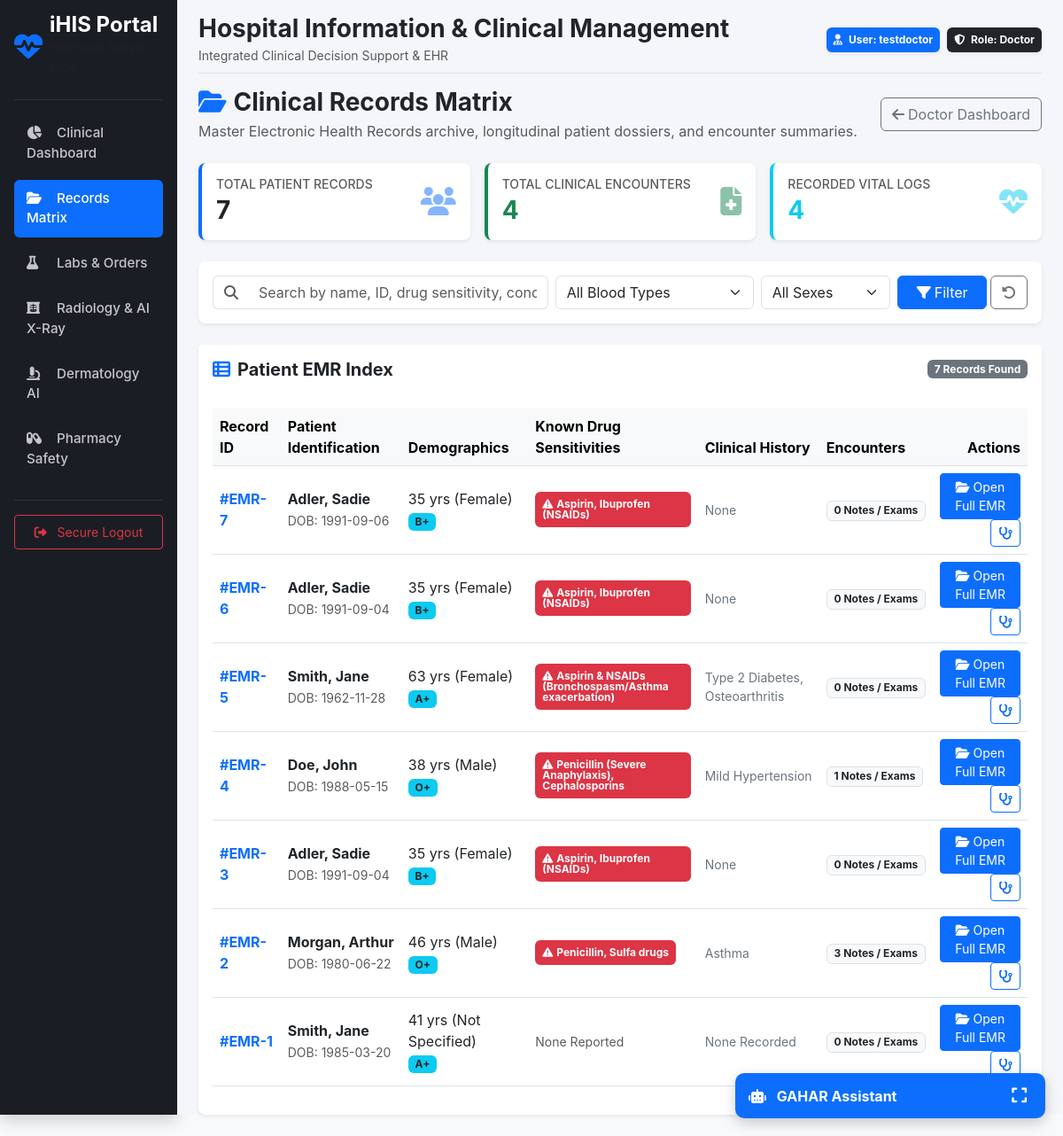
Before: /clinical/records (signed in) with the older database file.
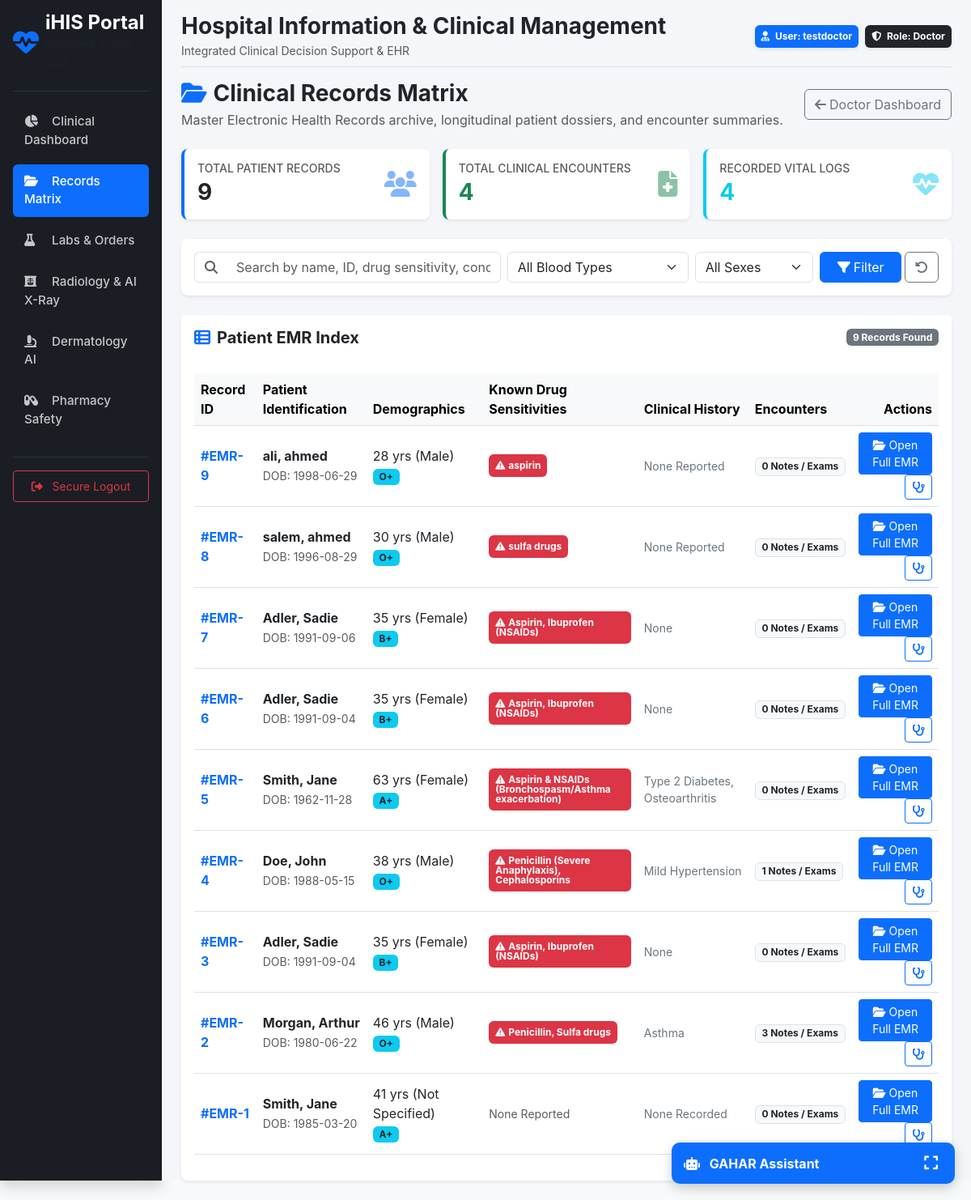
After: the same page with the newer database file.
### models/patient.py (models this page shows, shortened)
class Patient(db.Model):
    __tablename__ = 'patients'
    id = db.Column(db.Integer, primary_key=True)
    user_id = db.Column(db.Integer, db.ForeignKey('users.id'), unique=True, nullable=False)
    first_name = db.Column(db.String(100), nullable=False)
    last_name = db.Column(db.String(100), nullable=False, index=True)
    date_of_birth = db.Column(db.Date, nullable=False)
    gender = db.Column(db.String(20), default='Not Specified')  # Male, Female, Other
    blood_type = db.Column(db.String(5))
    phone = db.Column(db.String(30), nullable=True)
    allergies = db.Column(db.Text)               # General allergies (e.g. latex, dust, peanuts)
    drug_sensitivities = db.Column(db.Text)      # Specific drug sensitivities & adverse reactions
    chronic_diseases = db.Column(db.Text)
    created_at = db.Column(db.DateTime, default=datetime.utcnow)
    updated_at = db.Column(db.DateTime, default=datetime.utcnow, onupdate=datetime.utcnow)
    is_deleted = db.Column(db.Boolean, default=False, nullable=False)
    user = db.relationship('User', backref=db.backref('patient_profile', uselist=False))
    vital_signs = db.relationship('VitalSigns', backref='patient', lazy=True, order_by='desc(VitalSigns.recorded_at)')
    medical_records = db.relationship('MedicalRecord', backref='patient', lazy=True, order_by='desc(MedicalRecord.created_at)')
    lab_orders = db.relationship('LabOrder', backref='patient', lazy=True, order_by='desc(LabOrder.created_at)')
    radiology_orders = db.relationship('RadiologyOrder', backref='patient', lazy=True, order_by='desc(RadiologyOrder.created_at)')
    prescriptions = db.relationship('Prescription', backref='patient', lazy=True, order_by='desc(Prescription.created_at)')
    @property
    def age(self):
        if not self.date_of_birth:
            return "N/A"
        today = date.today()
        calculated_age = today.year - self.date_of_birth.year - ((today.month, today.day) < (self.date_of_birth.month, self.date_of_birth.day))
        return calculated_age

### routes/clinical.py (the view, shortened to what this page needs)
@clinical_bp.route('/records')
@login_required
@roles_required('Doctor', 'Admin', 'Dentist', 'Rehab Therapist')
def records_matrix():
    search_query = request.args.get('q', '').strip()
    blood_filter = request.args.get('blood_type', 'all')
    gender_filter = request.args.get('gender', 'all')
    query = Patient.query.filter_by(is_deleted=False)
    if blood_filter != 'all':
        query = query.filter_by(blood_type=blood_filter)
    if gender_filter != 'all':
        query = query.filter_by(gender=gender_filter)
    patients = query.order_by(Patient.created_at.desc()).all()
    total_patients = Patient.query.filter_by(is_deleted=False).count()
    total_records = MedicalRecord.query.filter_by(is_deleted=False).count()
    total_vitals = VitalSigns.query.count()
    return render_template(
        'clinical/records_matrix.html',
        patients=patients,
        search_query=search_query,
        blood_filter=blood_filter,
        gender_filter=gender_filter,
        total_patients=total_patients,
        total_records=total_records,
        total_vitals=total_vitals
    )

### app.py (called while the page is built)
@login_manager.user_loader
def load_user(user_id):
    from models.user import User
    return db.session.get(User, int(user_id))

### services/auth_helpers.py (called while the page is built)
def roles_required(*role_names):
    def decorator(f):
        @wraps(f)
        def decorated_function(*args, **kwargs):
            if not current_user.is_authenticated or current_user.role.name not in role_names:
                abort(403)
            return f(*args, **kwargs)
        return decorated_function
    return decorator

### templates/clinical/records_matrix.html (shortened to what the changed rows need)
{% extends 'base.html' %}
{% block content %}
<div class="row g-3 mb-4">
    <div class="col-md-4">
        <div class="card border-0 border-start border-primary border-4 shadow-sm p-3 bg-white">
            <div class="d-flex justify-content-between align-items-center">
                <div>
                    <h6 class="text-muted text-uppercase small mb-1">Total Patient Records</h6>
                    <h3 class="fw-bold mb-0 text-dark">{{ total_patients }}</h3>
                </div>
            </div>
        </div>
    </div>
</div>
<div class="card border-0 shadow-sm">
    <div class="card-header bg-white border-0 py-3 d-flex justify-content-between align-items-center">
        <h5 class="mb-0 text-dark fw-bold"><i class="fa-solid fa-table-list me-2 text-primary"></i>Patient EMR Index</h5>
        <span class="badge bg-secondary">{{ patients|length }} Records Found</span>
    </div>
    <div class="table-responsive p-3">
        <table class="table table-hover align-middle">
            <thead class="table-light text-secondary">
                <tr>
                    <th>Record ID</th>
                    <th>Patient Identification</th>
                    <th>Demographics</th>
                    <th>Known Drug Sensitivities</th>
                    <th>Clinical History</th>
                    <th>Encounters</th>
                    <th class="text-end">Actions</th>
                </tr>
            </thead>
            <tbody>
                {% if patients %}
                    {% for p in patients %}
                    <tr>
                        <td class="fw-bold text-primary">#EMR-{{ p.id }}</td>
                        <td>
                            <div class="fw-bold text-dark">{{ p.last_name }}, {{ p.first_name }}</div>
                            <small class="text-muted">DOB: {{ p.date_of_birth }}</small>
                        </td>
                        <td>
                            <div>{{ p.age }} yrs ({{ p.gender }})</div>
                            <span class="badge bg-info text-dark">{{ p.blood_type }}</span>
                        </td>
                        <td>
                            {% if p.drug_sensitivities and p.drug_sensitivities != 'None Known' and p.drug_sensitivities != 'None Reported' %}
                                <span class="badge bg-danger text-wrap text-start p-2" style="max-width: 220px;">
                                    <i class="fa-solid fa-triangle-exclamation me-1"></i>{{ p.drug_sensitivities }}
                                </span>
                            {% else %}
                                <span class="text-muted small">None Reported</span>
                            {% endif %}
                        </td>
                        <td class="small text-secondary" style="max-width: 220px;">
                            {{ p.chronic_diseases or 'None Recorded' }}
                        </td>
                        <td>
                            <span class="badge bg-light text-dark border">{{ p.medical_records|length }} Notes / Exams</span>
                        </td>
                        <td class="text-end">
                            <a href="{{ url_for('clinical.patient_records', patient_id=p.id) }}" class="btn btn-sm btn-primary">
                                <i class="fa-solid fa-folder-open me-1"></i>Open Full EMR
                            </a>
                            <a href="{{ url_for('clinical.examination_sheet', patient_id=p.id) }}" class="btn btn-sm btn-outline-primary" title="New Examination">
                                <i class="fa-solid fa-stethoscope"></i>
                            </a>
                        </td>
                    </tr>
                    {% endfor %}
                {% endif %}
            </tbody>
        </table>
    </div>
</div>
{% endblock %}

Changed rows visible on the page:
added Patient: id "9", last_name "ali", first_name "ahmed", date_of_birth "1998-06-29", age "28", gender "Male", blood_type "O+", drug_sensitivities "aspirin", chronic_diseases "None Reported", medical_records|length "0"
added Patient: id "8", last_name "salem", first_name "ahmed", date_of_birth "1996-08-29", age "30", gender "Male", blood_type "O+", drug_sensitivities "sulfa drugs", chronic_diseases "None Reported", medical_records|length "0"
Other visible differences:
{{ total_patients }}: "7" → "9"
{{ patients|length }}: "7" → "9"
